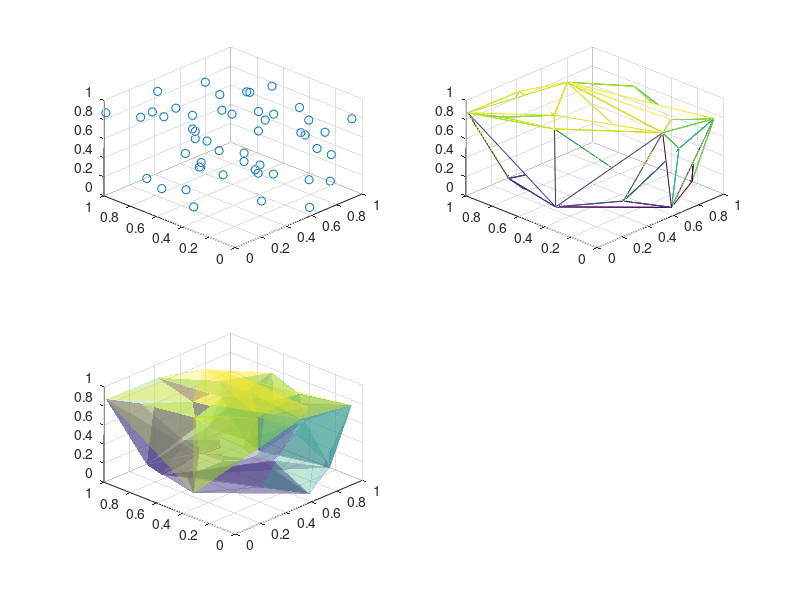

Source code (MATLAB): (Note: this script raises an error after producing the figure.)
clear
clc
close all


t=1:10;
x=tan(t);
y=cos(t);
z=sin(t);
figure;
subplot(221);hold on;
n=50
x=rand(1,n);
y=rand(1,n);
z=rand(1,n);
plot3(x,y,z,'o');
grid on;view([-46,38]);

tri=delaunay(x,y,z);
subplot(222);
h=trimesh(tri,x,y,z);
set(h,'edgealpha',1,'facealpha',0) ;
grid on;view([-46,38]);

subplot(223);
h=trisurf(tri,x,y,z);
set(h,'edgealpha',0,'facealpha',0.3) ;
grid on;view([-46,38]);

x1=x(tri(:,1));
y1=y(tri(:,1));
z1=z(tri(:,1));

x2=x(tri(:,2));
y2=y(tri(:,2));
z2=z(tri(:,2));

x3=x(tri(:,3));
y3=y(tri(:,3));
z3=z(tri(:,3));

x4=x(tri(:,4));
y4=y(tri(:,4));
z4=z(tri(:,4));

[dis12]=ywGetDis3D(x1,y1,z1,x2,y2,z2);
[dis23]=ywGetDis3D(x3,y3,z3,x2,y2,z2);
[dis13]=ywGetDis3D(x1,y1,z1,x3,y3,z3);
[dis14]=ywGetDis3D(x1,y1,z1,x4,y4,z4);
[dis24]=ywGetDis3D(x4,y4,z4,x2,y2,z2);
[dis34]=ywGetDis3D(x3,y3,z3,x4,y4,z4);

dis=[dis12,dis23,dis13,dis14,dis24,dis34];
dis=sort(dis);
subplot(224);
plot(diff(diff(dis)),'.-');

figure;
LcArr=[0.2 0.3 0.4 0.7];
for(i=1:length(LcArr))
    newTri=tri;
    Lc=LcArr(i);
    m12=find(dis12>=Lc);
    newTri(m12,1)=nan;
    newTri(m12,2)=nan;
    m23=find(dis23>=Lc);
    newTri(m23,2)=nan;
    newTri(m23,3)=nan;
    m13=find(dis13>=Lc);
    newTri(m13,1)=nan;
    newTri(m13,3)=nan;
    m14=find(dis14>=Lc);
    newTri(m14,1)=nan;
    newTri(m14,4)=nan;
    m24=find(dis24>=Lc);
    newTri(m24,2)=nan;
    newTri(m24,4)=nan;
    m34=find(dis34>=Lc);
    newTri(m34,3)=nan;
    newTri(m34,4)=nan;
    subplot(2,2,i);hold on;
    h=trisurf(newTri,x,y,z);
    set(h,'edgealpha',0,'facealpha',0.3);
    h=trimesh(newTri,x,y,z);
    set(h,'edgealpha',1,'facealpha',0);

    plot3(x,y,z,'o');
    grid on;view([-46,38]);
end


